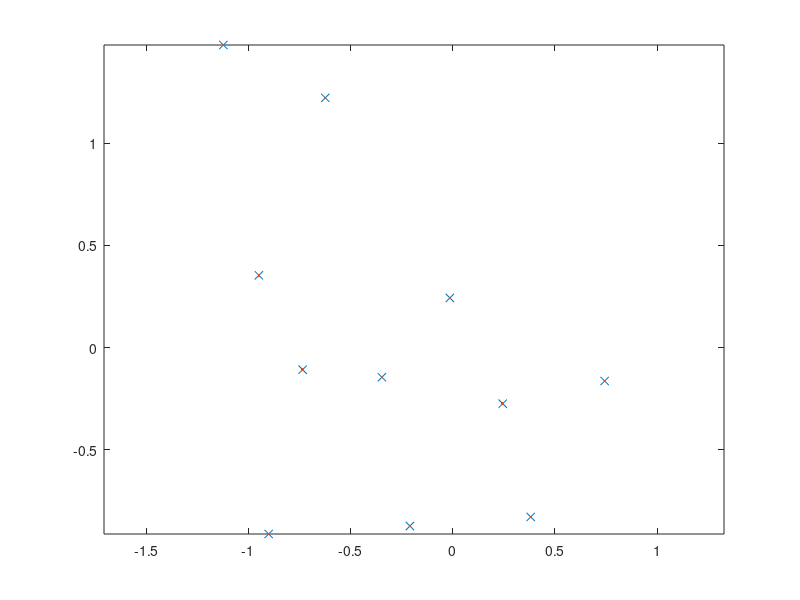

This figure's MATLAB source: (Note: this script raises an error after producing the figure.)

rs = [(-1:0.3:-0.1).' 0*(-1:0.3:-0.1).'+1; -0.1 0.8; -0.5 0.6; -2/3 -1/2; 0 -1; 2/3 -1/2; 2/3 1/2; 1/2 0.8; (0.5:0.1:1).' (0.5:0.1:1).'*0+1;].';
% rs = [3.1113    3.4245    3.6456    3.2587    3.4429    4.5483    4.3457    4.6220    5.0089;...
%     1.0105    0.9552    0.7342    0.1630   -0.8318   -0.1686    0.6789    0.9368    1.0289];
% figure(5)
% a = drawpolygon;
% rs = a.Position.';
% % rs = rs(:,1:end-1);
% 
% rs = [5.1536    5.4113    5.5402    5.5770    5.5586    5.5034    5.6322    6.3870    6.6263     6.4607    6.3502    6.4054    6.5711    6.8657;...
%     1.5078    1.5262    1.4894    1.2869    0.8819    0.2375   -0.1491   -0.0938    0.1271    0.4768    0.9371    1.3421    1.4894    1.5078];
rs = [-1.1221     -0.62345      -.9482     -0.73426     -0.90047    -0.20946     -0.34643     -0.01401      0.24454      0.38147      0.74317      0.39228;...
       1.4804       1.2218      0.35383     -0.10786     -0.9117      -0.8727      -0.1448      0.24303     -0.27407     -0.82811     -0.16327      0.64932];

% chnkr = sort(chnkr);
% rs = chnkr.r(:,:);
rs = rs(:,1:end-1);
ts = linspace(-1,1,length(rs)+1); ts = ts(1:end-1);

ncheb = floor((size(rs,2)-1)/2);
% ncheb =7;


% tsub = ts;
A4 = [1+0*ts.',cos(pi*ts.'*(1:ncheb)), sin(pi*ts.'*(1:ncheb))];

cs4 = A4\(rs - ts.*[1;0]).';
rcheb = (A4*cs4).' + ts.*[1;0];


figure(3);clf
plot(rs(1,:), rs(2,:),'x')
hold on
plot(rcheb(1,:), rcheb(2,:),'.')
hold off
axis equal


rend = FP2([-1,1],cs4);
d = diff(rend(1,:));

figure(4);clf
plot(rcheb(1,:), rcheb(2,:),'.')
hold on
plot(rcheb(1,:)+d, rcheb(2,:),'.')
plot(rcheb(1,:)+2*d, rcheb(2,:),'.')
hold off


cparams = []; cparams.ta = -1; cparams.tb = 1; cparams.maxchunklen = 1/(pi/d);
chnkr = chunkerfunc(@(t) FP2(t,cs4),cparams);


cparams.ifclosed = 0;
chnkr0 = chunkerfunc(@(t) FP2(t,cs4),cparams);

figure(5);clf
plot(chnkr,'.')
hold on
for i = 1:3
plot(chnkr + i*[d;0],'.')
end
hold off
axis equal
chnkr.npt
chnkr = chnkr + [-mean(rend(1,:));0];
rend = rend - [mean(rend(1,:));0];

verts = [rend, rend - [0;10]];
edge2verts = [[1;2], [4;3], [3;1], [2;4]];
fchnk = cell(1,4);
fchnk{1} = chnkr0;
cgrph = chunkgraph(verts,edge2verts,fchnk);


chnkr = reverse(chnkr);
figure(6);clf
plot(cgrph,'.')
hold on
plot(chnkr,'x')
hold off
axis equal

% function [r,d,d2] = FP2(ts, cs)
function [r] = FP2(ts, cs)
ncheb = (size(cs,1))/2;
r  = ([1+0*ts(:),cos(pi*ts(:)*(1:ncheb)), sin(pi*ts(:)*(1:ncheb))]*cs).' + ts(:).'.*[1;0];
d  = ([0*ts(:),-sin(pi*ts(:)*(1:ncheb)).*(1:ncheb)*pi, cos(pi*ts(:)*(1:ncheb)).*(1:ncheb)*pi]*cs).'+ [1;0];
d2 = ([0*ts(:),-cos(pi*ts(:)*(1:ncheb)).*(1:ncheb).^2*pi^2, -sin(pi*ts(:)*(1:ncheb)).*(1:ncheb).^2*pi^2]*cs).';

end
